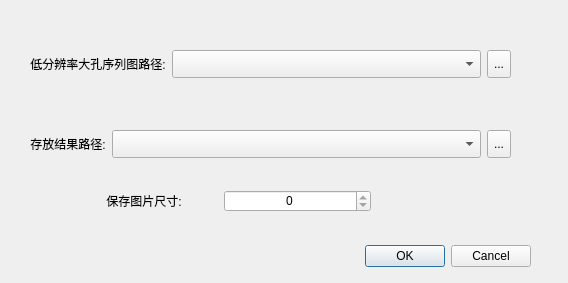
<?xml version="1.0" encoding="UTF-8"?>
<ui version="4.0">
 <class>TwoFuseDlg</class>
 <widget class="QDialog" name="TwoFuseDlg">
  <property name="geometry">
   <rect>
    <x>0</x>
    <y>0</y>
    <width>568</width>
    <height>283</height>
   </rect>
  </property>
  <property name="windowTitle">
   <string>三维重建</string>
  </property>
  <widget class="QDialogButtonBox" name="buttonBox">
   <property name="geometry">
    <rect>
     <x>190</x>
     <y>240</y>
     <width>341</width>
     <height>32</height>
    </rect>
   </property>
   <property name="orientation">
    <enum>Qt::Horizontal</enum>
   </property>
   <property name="standardButtons">
    <set>QDialogButtonBox::Cancel|QDialogButtonBox::Ok</set>
   </property>
  </widget>
  <widget class="QWidget" name="layoutWidget">
   <property name="geometry">
    <rect>
     <x>70</x>
     <y>190</y>
     <width>301</width>
     <height>22</height>
    </rect>
   </property>
   <layout class="QHBoxLayout" name="horizontalLayout">
    <item>
     <widget class="QLabel" name="label_2">
      <property name="text">
       <string>保存图片尺寸:</string>
      </property>
      <property name="alignment">
       <set>Qt::AlignCenter</set>
      </property>
     </widget>
    </item>
    <item>
     <widget class="QSpinBox" name="spinBox">
      <property name="alignment">
       <set>Qt::AlignCenter</set>
      </property>
      <property name="readOnly">
       <bool>true</bool>
      </property>
     </widget>
    </item>
   </layout>
  </widget>
  <widget class="QWidget" name="layoutWidget">
   <property name="geometry">
    <rect>
     <x>30</x>
     <y>130</y>
     <width>481</width>
     <height>28</height>
    </rect>
   </property>
   <layout class="QHBoxLayout" name="horizontalLayout_2">
    <item>
     <widget class="QLabel" name="resLabel">
      <property name="sizePolicy">
       <sizepolicy hsizetype="Preferred" vsizetype="Fixed">
        <horstretch>0</horstretch>
        <verstretch>0</verstretch>
       </sizepolicy>
      </property>
      <property name="text">
       <string>存放结果路径:</string>
      </property>
      <property name="alignment">
       <set>Qt::AlignCenter</set>
      </property>
      <property name="wordWrap">
       <bool>true</bool>
      </property>
     </widget>
    </item>
    <item>
     <widget class="QComboBox" name="resDirComboBox">
      <property name="sizePolicy">
       <sizepolicy hsizetype="Expanding" vsizetype="Preferred">
        <horstretch>0</horstretch>
        <verstretch>0</verstretch>
       </sizepolicy>
      </property>
     </widget>
    </item>
    <item>
     <widget class="QToolButton" name="resToolButton">
      <property name="sizePolicy">
       <sizepolicy hsizetype="Preferred" vsizetype="Preferred">
        <horstretch>0</horstretch>
        <verstretch>0</verstretch>
       </sizepolicy>
      </property>
      <property name="text">
       <string>...</string>
      </property>
     </widget>
    </item>
   </layout>
  </widget>
  <widget class="QWidget" name="layoutWidget_2">
   <property name="geometry">
    <rect>
     <x>30</x>
     <y>50</y>
     <width>481</width>
     <height>28</height>
    </rect>
   </property>
   <layout class="QHBoxLayout" name="horizontalLayout_3">
    <item>
     <widget class="QLabel" name="fileLabel">
      <property name="sizePolicy">
       <sizepolicy hsizetype="Preferred" vsizetype="Fixed">
        <horstretch>0</horstretch>
        <verstretch>0</verstretch>
       </sizepolicy>
      </property>
      <property name="text">
       <string>低分辨率大孔序列图路径:</string>
      </property>
      <property name="alignment">
       <set>Qt::AlignCenter</set>
      </property>
      <property name="wordWrap">
       <bool>true</bool>
      </property>
     </widget>
    </item>
    <item>
     <widget class="QComboBox" name="fileDirComboBox">
      <property name="sizePolicy">
       <sizepolicy hsizetype="Expanding" vsizetype="Preferred">
        <horstretch>0</horstretch>
        <verstretch>0</verstretch>
       </sizepolicy>
      </property>
     </widget>
    </item>
    <item>
     <widget class="QToolButton" name="fileToolButton">
      <property name="sizePolicy">
       <sizepolicy hsizetype="Preferred" vsizetype="Preferred">
        <horstretch>0</horstretch>
        <verstretch>0</verstretch>
       </sizepolicy>
      </property>
      <property name="text">
       <string>...</string>
      </property>
     </widget>
    </item>
   </layout>
  </widget>
 </widget>
 <resources/>
 <connections>
  <connection>
   <sender>buttonBox</sender>
   <signal>accepted()</signal>
   <receiver>TwoFuseDlg</receiver>
   <slot>accept()</slot>
   <hints>
    <hint type="sourcelabel">
     <x>248</x>
     <y>254</y>
    </hint>
    <hint type="destinationlabel">
     <x>157</x>
     <y>274</y>
    </hint>
   </hints>
  </connection>
  <connection>
   <sender>buttonBox</sender>
   <signal>rejected()</signal>
   <receiver>TwoFuseDlg</receiver>
   <slot>reject()</slot>
   <hints>
    <hint type="sourcelabel">
     <x>316</x>
     <y>260</y>
    </hint>
    <hint type="destinationlabel">
     <x>286</x>
     <y>274</y>
    </hint>
   </hints>
  </connection>
 </connections>
</ui>
